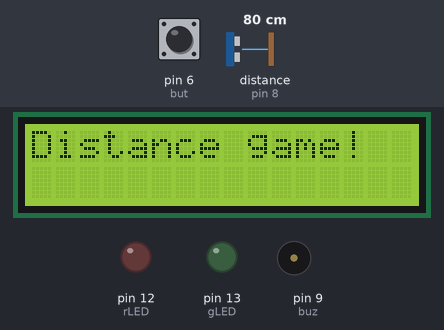
A sketch run on a simulated Arduino Uno, built with avr-gcc and run on an emulated ATmega328P. Shown: 16×2 character LCD, output pins drawn as LEDs (lit = HIGH), buzzer (waves = sounding). The inputs (shaded band) are chosen by the test bench; at power-on: pin 6 (but) LOW, distance to the obstacle (sensor on pin 8) 80 cm. The echo pulse lasts 58.3 µs per cm; random numbers use the default seed unless the sketch sets one; pins used as bus, display or sensor lines are not drawn; what the sketch prints to the serial monitor is not drawn.

Above: at 1.2 s.
1.3 s: pin 6 (but) pulled HIGH for 1 s
At 3.7 s:
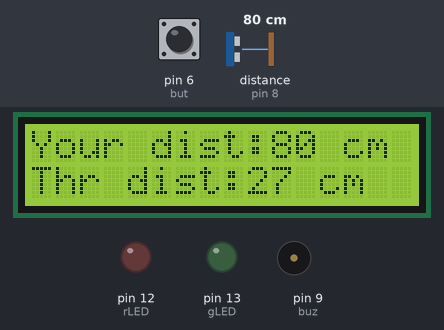
4.3 s: distance to the obstacle (sensor on pin 8) set to 120 cm
At 5.6 s:
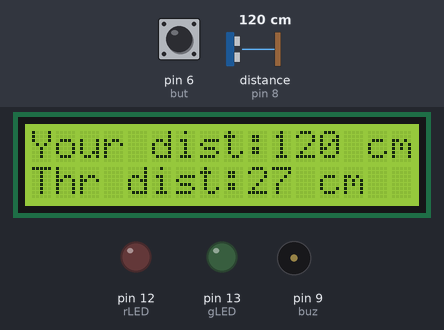
7.3 s: distance to the obstacle (sensor on pin 8) set to 60 cm
At 8.5 s:
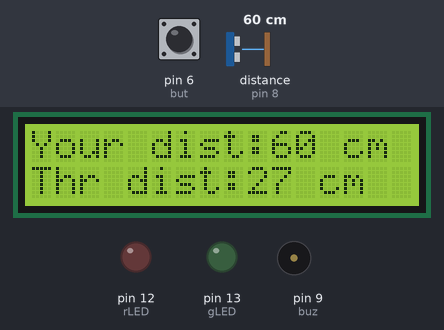
10.3 s: distance to the obstacle (sensor on pin 8) set to 2 cm
At 11.3 s:
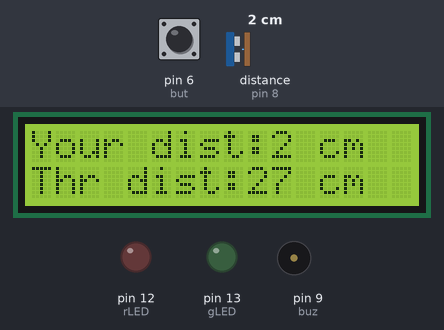
13.3 s: distance to the obstacle (sensor on pin 8) set to 250 cm
At 14.0 s:
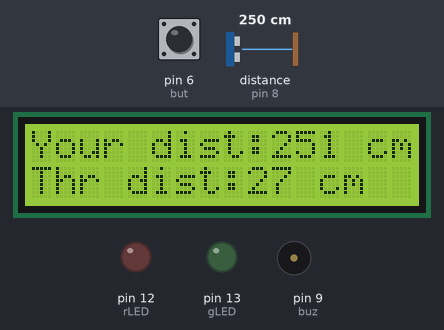
19.3 s: pin 6 (but) pulled HIGH for 3.2 s
At 23.0 s:
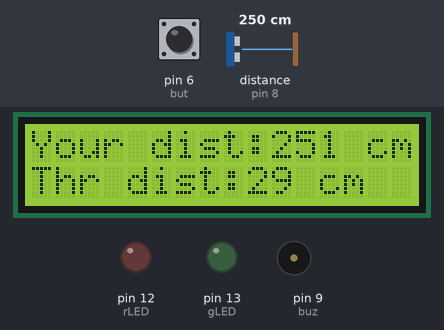
Timing chart, 0 to 24.5 s (numbered marks = the images above; inputs shaded):
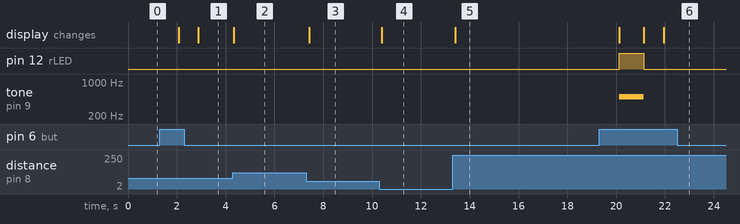

The sketch:

Distance_Game.ino
```cpp
#include <LiquidCrystal.h>

// initialize the library by associating any needed LCD interface pin
// with the arduino pin number it is connected to
const int rs = 11, en = 10, d4 = 5, d5 = 4, d6 = 3, d7 = 2;
const int echo = 8, trig = 7, but = 6;
const int buz = 9;
const int rLED = 12, gLED = 13;
LiquidCrystal lcd(rs, en, d4, d5, d6, d7);

int sceneManager = 0;
int t = 15;
long lowDist = 20, highDist = 40;
long deltaDist = 3;
int score = 0;

void setup() {
  Serial.begin(9600);
  lcd.begin(16, 2);

  pinMode(but, INPUT);
  pinMode(buz, OUTPUT);
  pinMode(rLED, OUTPUT);
  pinMode(gLED, OUTPUT);

  digitalWrite(rLED, LOW);
  digitalWrite(gLED, LOW);
}

void loop(){
   switchScene();
}

void switchScene(){
  switch(sceneManager){
    case 0:
      openingFrame();
      break;
    case 1:
      mainMenu();
      break;
    case 2:
      mainGame();
      break;
    default:
      lcd.clear();
      break;
  }
}

void openingFrame(){
  lcd.clear();
  lcd.setCursor(0, 0);
  lcd.print("Distance game!");
  delay(2000);
  sceneManager = 1;
}

void mainMenu(){
  lcd.clear();
  lcd.setCursor(0, 0);
  lcd.print("Match the dist!");
  lcd.setCursor(0, 1);
  lcd.print("But to start");
  Serial.println(digitalRead(but));
  if(digitalRead(but)){
    sceneManager = 2;
    delay(200);
  }
  delay(500);
}

void mainGame(){
  int localT = t;
  score = 0;
  while(1){
    long trigDist = newrandom(lowDist, highDist);
    long dist = -1;
   for(int i = 0;i <= localT * 10;i++){
     delay(100);
     lcd.clear();
     dist  = readDistanceSenzorData(trig, echo);
     lcd.setCursor(0, 0);
     lcd.print("Your dist:");lcd.print(dist);lcd.print(" cm");
     lcd.setCursor(0, 1);
     lcd.print("Thr dist:");lcd.print(trigDist);lcd.print(" cm");
     Serial.println(digitalRead(but));

   }
   if((trigDist - deltaDist <= dist) && (dist < trigDist + deltaDist)){
    lcd.clear();
    lcd.setCursor(0, 0);
    lcd.print("Good job!");
    tone(buz, 1000);
    digitalWrite(gLED, HIGH);
    score++;
    localT -= 2;
    delay(1000);
    noTone(buz);
    digitalWrite(gLED, LOW);
    if(t <= 7){
      lcd.clear();
      lcd.setCursor(0, 0);
      lcd.print("You win");
      lcd.setCursor(0, 1);
      lcd.print("Score: "); lcd.print(score);
      for(int i = 0;i < 3;i++){
        digitalWrite(rLED, HIGH);
        digitalWrite(gLED, LOW);
        delay(250);
        digitalWrite(rLED, LOW);
        digitalWrite(gLED, HIGH);
        delay(250);
      }
      digitalWrite(rLED, LOW);
      digitalWrite(gLED, LOW);
      sceneManager = 1;
      break;
    }
   } else {
    lcd.clear();
    lcd.setCursor(0, 0);
    lcd.print("Fail :(");
    lcd.setCursor(0, 1);
    lcd.print("Score: "); lcd.print(score);
    sceneManager = 1;
    digitalWrite(rLED, HIGH);
    tone(buz, 500);
    delay(1000);
    noTone(buz);
    digitalWrite(rLED, LOW);
    break;
   }
  }
}

long readDistanceSenzorData(int ping, int echo){
   long duration, inches, cm, distance;
   pinMode(ping, OUTPUT);
   digitalWrite(ping, LOW);
   delayMicroseconds(2);
   digitalWrite(ping, HIGH);
   delayMicroseconds(10);
   digitalWrite(ping, LOW);
   pinMode(echo, INPUT);
   duration = pulseIn(echo, HIGH);
   return duration / 29 / 2;
}

unsigned long newrandom(unsigned long howsmall, unsigned long howbig)
{
  return howsmall + random() % (howbig - howsmall);
}
```

Measured:
- after the input at 4.3 s, the display: changes at once (image 2)
- after the input at 7.3 s, the display: changes after 0.12 s (image 3)
- after the input at 10.3 s, the display: changes after 0.10 s (image 4)
